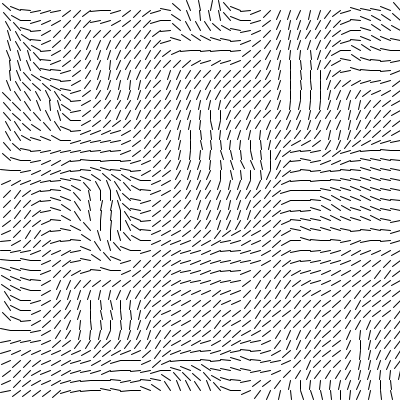
Frame 1 (no input)
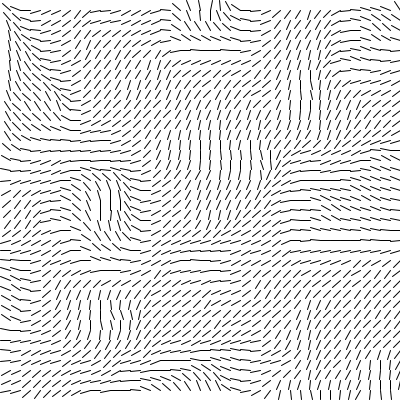
Frame 60 (the mouse pressed at the canvas centre just before this capture)
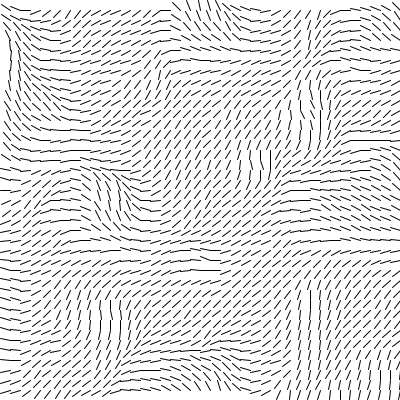
Frame 120 (the mouse held since frame 60 and released just before this capture)

The Processing sketch that drew these frames (run headless with seeded random() and noise(); from frame 60 on, the mouse is pressed at the canvas centre):

// Processing sketch: NoiseField_BASE
// ── NoiseField_BASE.pde
float inc =  0.1;
float scl = 10;
int cols, rows;

float zoff = 0;
void setup() {
  size (400, 400);
  cols = floor(width/scl);
  rows = floor (height/scl);
}

void draw() {
  background(255);
  float yoff = 0;
  for (int y = 1; y < rows; y++) {
    float xoff = 0;
    for (int x = 1; x < cols+1; x++) {
      int index = (x+y*width) * 4;
      float angle = noise (xoff, yoff, zoff) * TWO_PI;
      PVector v = PVector.fromAngle(angle);
      xoff += inc;
      stroke(0);
      pushMatrix();
      translate(x*scl, y*scl);
      rotate(v.heading());
      line(0,0, scl, 0);
      popMatrix();
    }
    yoff += inc;
    zoff += 0.00005; 
  }
}
